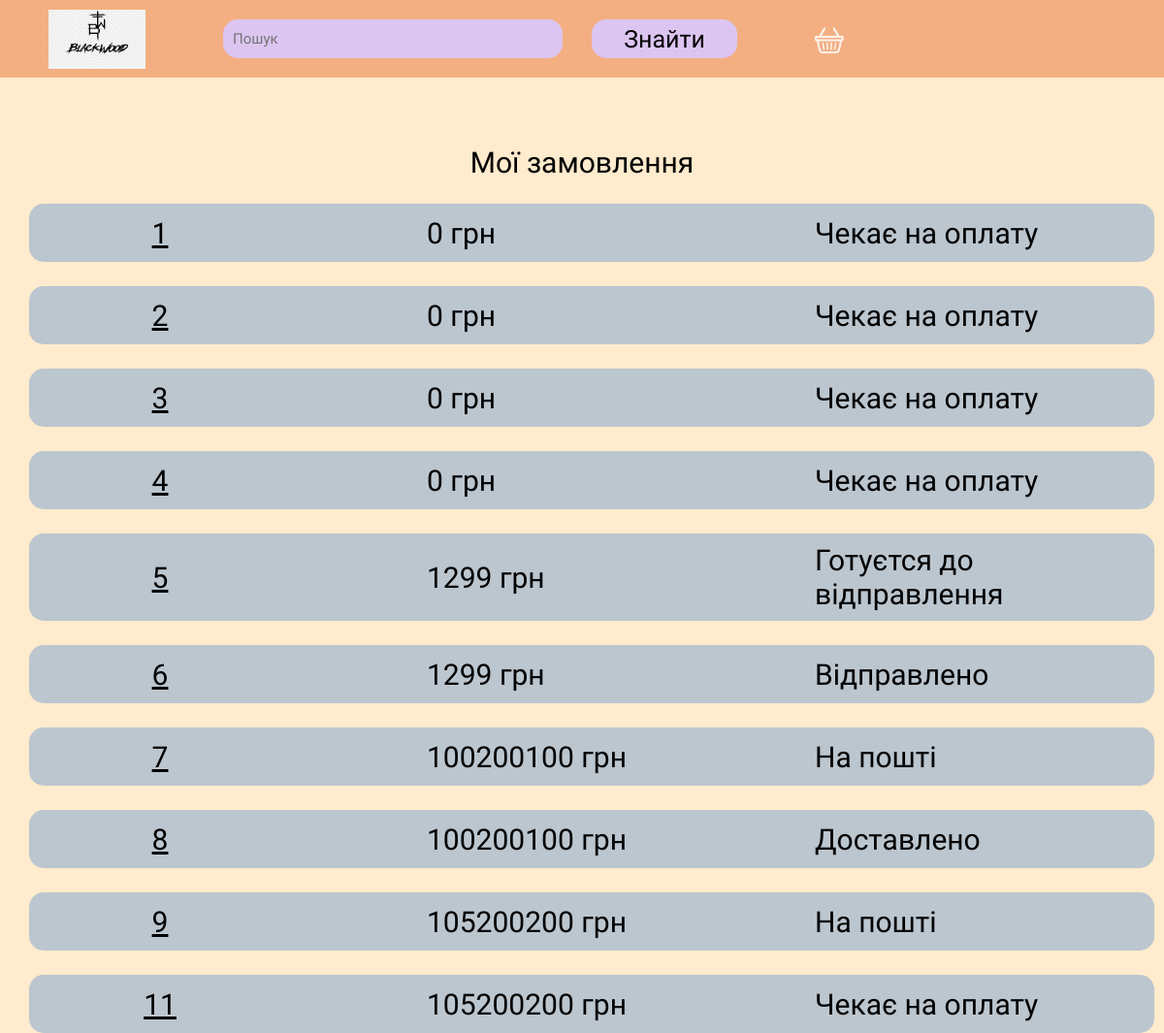
/orderspage/ (signed in), run on the app's committed database.
### orders/models.py (models this page shows)
class Order(models.Model):
    user = models.ForeignKey(User, on_delete=models.CASCADE)
    products = models.ManyToManyField(Product)
    status = models.IntegerField()
    name_surname = models.CharField(max_length=255, blank=True, null=True)
    city = models.CharField(max_length=255, blank=True, null=True)
    number = models.CharField(max_length=255, blank=True, null=True)
    post = models.IntegerField(blank=True, null=True)

### orders/views.py (the view)
# urls.py: path('orderspage/',orders_page),
def orders_page(request):
    orders = Order.objects.filter(user = request.user)
    status_list = ['Чекає на оплату', "Готуєтся до відправлення",
               "Відправлено", "На пошті", "Доставлено"]
    orders_list = [
        {'order':order,
        'price': sum([product.price for product in order.products.all()]),
        'status': status_list[order.status]}
        for order in orders]
    context = {'orders': orders_list}
    return render(request, "orders/orders_page.html", context=context)

### orders/templates/orders/orders_page.html
{% extends "products/main.html" %}
{% load static %}
{% block links %}
<link rel="stylesheet" href="{% static 'orders/CSS/backet.css' %}">
{% endblock links %}
{% block content %}
<main>
    <h3>Мої замовлення</h3>
    {% for order in orders %}
      <div class="product1">
        <a class="title" href="/tracking/{{order.order.id}}" >{{order.order.id}}</a>
        <p>{{order.price}} грн</p>
        <p>{{order.status}}</p>
      </div>
    {% endfor %}
</main>
{% endblock %}

### products/static/products/CSS/main.css (style rules this page uses)
* { padding: 0; margin: 0; font-family:'Mulish', sans-serif; }
body { display: flex; justify-content: flex-start; align-items: center; background-color: blanchedalmond; gap: 20px; flex-direction: column; overflow-x: hidden; }
div { padding-left: 20px; display: flex; gap: 30px; align-items: center; justify-self: center; }
div a { background-color: rgb(220, 197, 241); border-radius: 15px; text-align: center; width: 180px; font-size: 30px; height: 40px; text-decoration: none; }
main { display: flex; justify-content: center; align-items: flex-start; flex-direction: column; width: 100%; gap: 25px; padding-top: 150px; }
.title { font-size: 24px; color: aliceblue; font-weight: 700; }

### orders/static/orders/CSS/backet.css (style rules this page uses)
* { margin: 0; padding: 0; }
.product1 { background-color: rgb(187, 198, 207); font-size: 30px; border-radius: 15px; width: 95%; margin-left: 20px; display: flex; justify-content:flex-start; align-items: center; gap: 150px; padding: 10px; }
p { width: 250px; }
.product1 a { background-color: transparent; text-decoration: underline; }
main { align-items: center; display: flex; justify-content: flex-start; flex-direction: column; }
h3 { font-weight: 200; font-size: 30px; }
.title { width: 250px; font-size: 30px; display: flex; justify-content: center; align-items: center; color: black; font-weight: 200; }

### data on the page
Order: order.id "1", price "0", status "Чекає на оплату"
Order: order.id "2", price "0", status "Чекає на оплату"
Order: order.id "3", price "0", status "Чекає на оплату"
Order: order.id "4", price "0", status "Чекає на оплату"
Order: order.id "5", price "1299", status "Готуєтся до відправлення"
Order: order.id "6", price "1299", status "Відправлено"
Order: order.id "7", price "100200100", status "На пошті"
Order: order.id "8", price "100200100", status "Доставлено"
Order: order.id "9", price "105200200", status "На пошті"
Order: order.id "11", price "105200200", status "Чекає на оплату"
